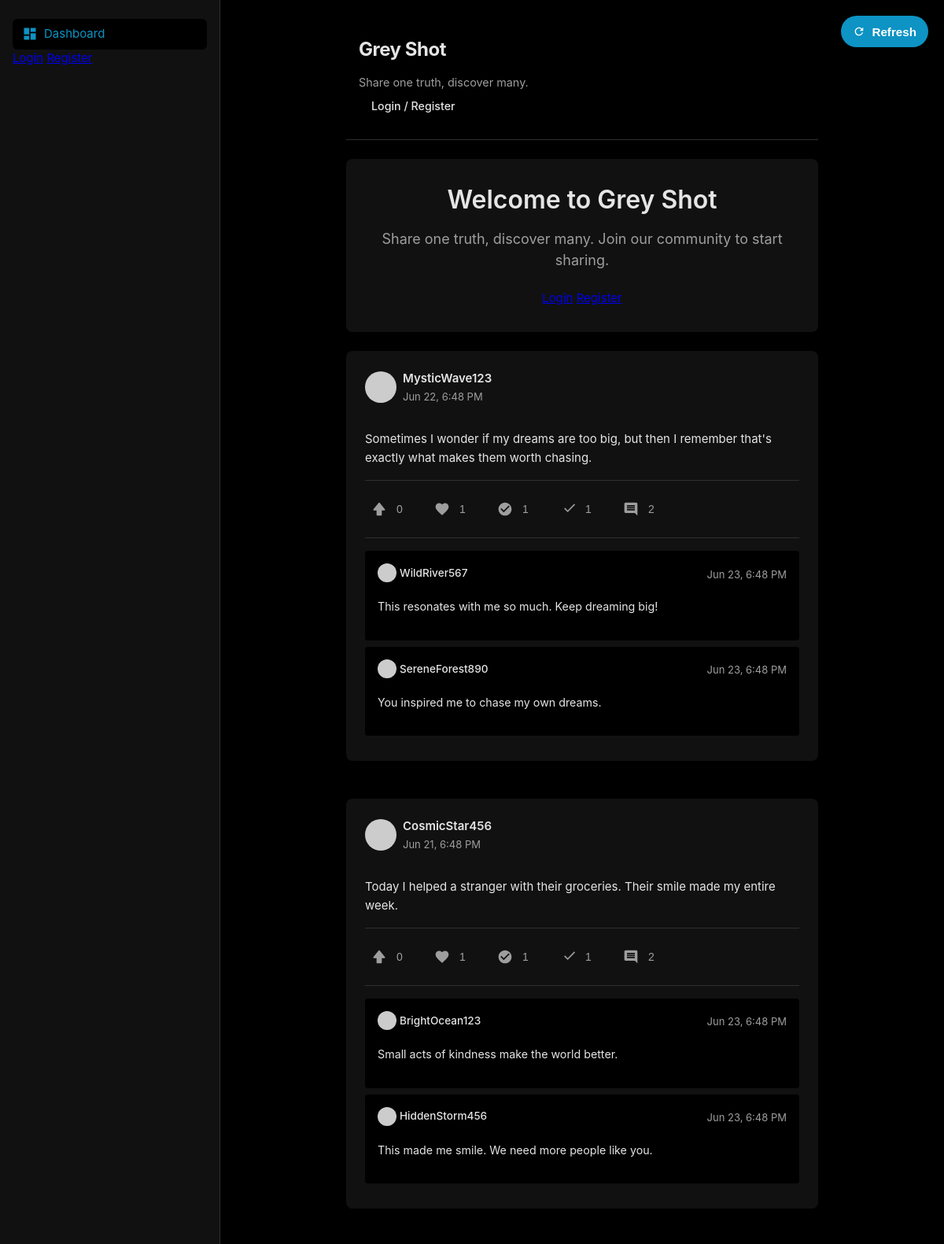
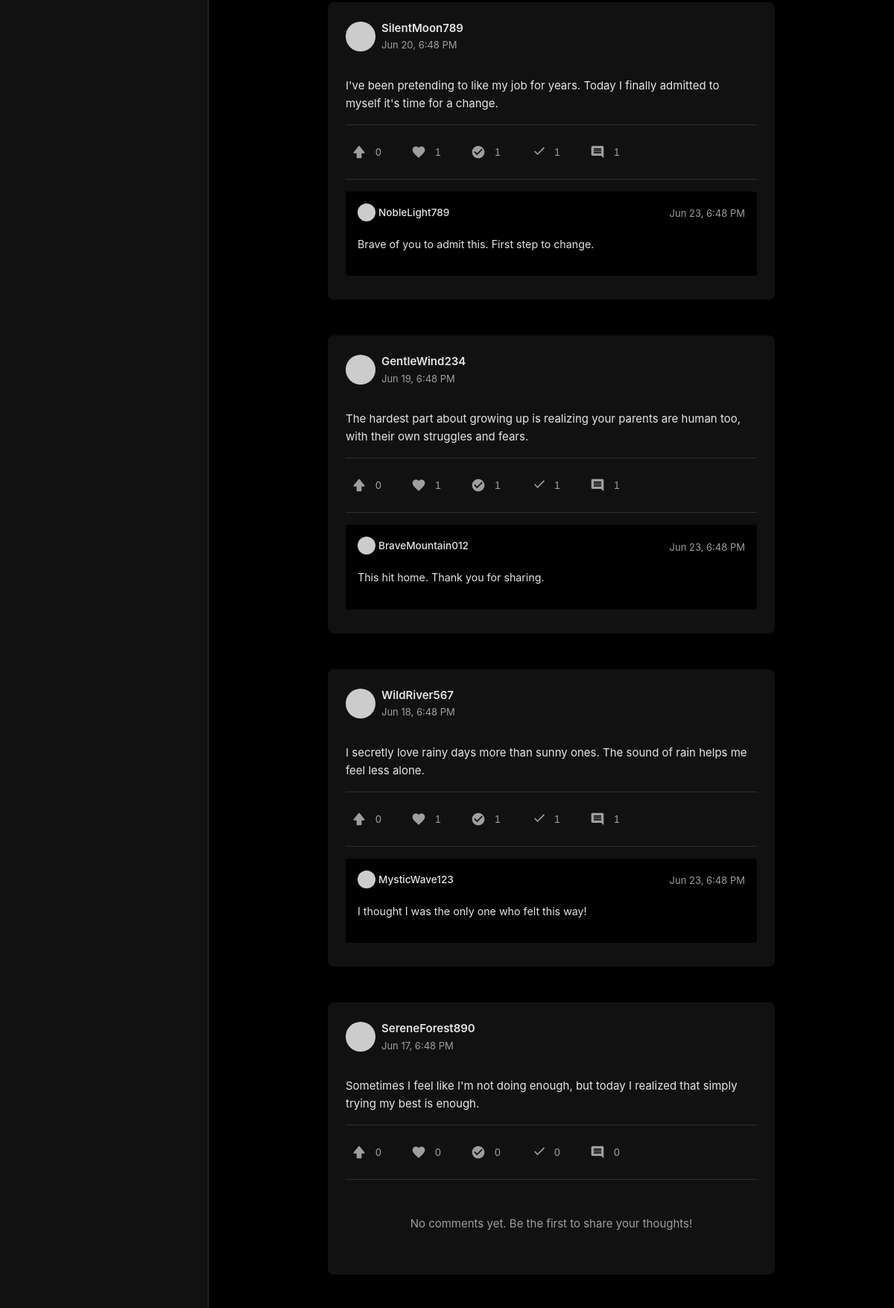
The page / (upper part) on the database its author committed (2 pictures, top to bottom).
### tables this page shows
CREATE TABLE posts (
    post_id VARCHAR(32) PRIMARY KEY,
    user_id VARCHAR(32) NOT NULL,
    content TEXT NOT NULL,
    created_at TIMESTAMP DEFAULT CURRENT_TIMESTAMP,
    is_deleted BOOLEAN DEFAULT FALSE,
    upvotes INT DEFAULT 0,
    FOREIGN KEY (user_id) REFERENCES users(user_id),
    INDEX created_idx (created_at DESC),
    INDEX user_post_idx (user_id, created_at)
);

CREATE TABLE users (
    user_id VARCHAR(32) PRIMARY KEY,
    username VARCHAR(50) UNIQUE NOT NULL,
    password_hash VARCHAR(255) NOT NULL,
    icon_seed VARCHAR(32) NOT NULL,
    created_at TIMESTAMP DEFAULT CURRENT_TIMESTAMP,
    last_post_date DATE DEFAULT NULL,
    INDEX username_idx (username)
);

CREATE TABLE comments (
    comment_id INT AUTO_INCREMENT PRIMARY KEY,
    post_id VARCHAR(32) NOT NULL,
    user_id VARCHAR(32),   
    content TEXT NOT NULL,
    created_at TIMESTAMP DEFAULT CURRENT_TIMESTAMP,
    is_approved BOOLEAN DEFAULT FALSE,
    is_deleted BOOLEAN DEFAULT FALSE,
    FOREIGN KEY (post_id) REFERENCES posts(post_id),
    FOREIGN KEY (user_id) REFERENCES users(user_id),
    INDEX post_approved_idx (post_id, is_approved)
);

### index.php (the view, shortened to what the rows shown need)
<?php
require_once 'includes/auth.php';
$db = getDB();
$isLoggedIn = isLoggedIn();
$currentUserId = $isLoggedIn ? getCurrentUserId() : null;
$stmt = $db->prepare("
    SELECT
        p.post_id,
        p.user_id,
        p.content,
        p.created_at,
        p.upvotes,
        u.username,
        u.icon_seed,
        (SELECT COUNT(*) FROM reactions WHERE post_id = p.post_id AND reaction_type = 'relate') as relate_count,
        (SELECT COUNT(*) FROM reactions WHERE post_id = p.post_id AND reaction_type = 'needed') as needed_count,
        (SELECT COUNT(*) FROM reactions WHERE post_id = p.post_id AND reaction_type = 'thanks') as thanks_count,
        CASE WHEN rh.user_id IS NOT NULL THEN 1 ELSE 0 END as is_read,
        CASE WHEN uv.user_id IS NOT NULL THEN 1 ELSE 0 END as has_upvoted,
        CASE WHEN r_relate.user_id IS NOT NULL THEN 1 ELSE 0 END as has_reacted_relate,
        CASE WHEN r_needed.user_id IS NOT NULL THEN 1 ELSE 0 END as has_reacted_needed,
        CASE WHEN r_thanks.user_id IS NOT NULL THEN 1 ELSE 0 END as has_reacted_thanks
    FROM posts p
    JOIN users u ON p.user_id = u.user_id
    LEFT JOIN reading_history rh ON p.post_id = rh.post_id AND rh.user_id = ?
    LEFT JOIN upvotes uv ON p.post_id = uv.post_id AND uv.user_id = ?
    LEFT JOIN reactions r_relate ON p.post_id = r_relate.post_id AND r_relate.user_id = ? AND r_relate.reaction_type = 'relate'
    LEFT JOIN reactions r_needed ON p.post_id = r_needed.post_id AND r_needed.user_id = ? AND r_needed.reaction_type = 'needed'
    LEFT JOIN reactions r_thanks ON p.post_id = r_thanks.post_id AND r_thanks.user_id = ? AND r_thanks.reaction_type = 'thanks'
    WHERE p.is_deleted = FALSE
    ORDER BY p.created_at DESC
    LIMIT 20
");
$stmt->execute(array_fill(0, 5, $currentUserId ?? null));
$posts = $stmt->fetchAll(PDO::FETCH_ASSOC);
foreach ($posts as &$post) {
    $stmt = $db->prepare("
        SELECT
            c.comment_id,
            c.content,
            c.created_at,
            u.username,
            u.icon_seed
        FROM comments c
        LEFT JOIN users u ON c.user_id = u.user_id
        WHERE c.post_id = ? AND c.is_approved = TRUE AND c.is_deleted = FALSE
        ORDER BY c.created_at DESC
    ");
    $stmt->execute([$post['post_id']]);
    $post['comments'] = $stmt->fetchAll(PDO::FETCH_ASSOC);
}
$canPostToday = $isLoggedIn && canPostToday($currentUserId);
$needsToReadMore = $isLoggedIn && !hasReadEnough($currentUserId);
?>
<!DOCTYPE html>
<html lang="en">
<head>
    <link rel="stylesheet" href="assets/css/style.css?v=<?php echo filemtime('assets/css/style.css'); ?>">
</head>
<body>
    <div class="app-layout">
        <div class="main-content">
            <header>
                <h1>Grey Shot</h1>
            </header>
            <main class="main-content">
                <?php if ($isLoggedIn): ?>
                    <?php if ($needsToReadMore): ?>
                        <div class="notice-card">
                            <svg viewBox="0 0 24 24" class="notice-icon">
                                <path fill="currentColor" d="M12 2C6.48 2 2 6.48 2 12s4.48 10 10 10 10-4.48 10-10S17.52 2 12 2zm1 15h-2v-2h2v2zm0-4h-2V7h2v6z"/>
                            </svg>
                            <p>Read more posts to unlock daily sharing!</p>
                        </div>
                    <?php elseif (!$canPostToday): ?>
                        <div class="notice-card">
                            <svg viewBox="0 0 24 24" class="notice-icon">
                                <path fill="currentColor" d="M11.99 2C6.47 2 2 6.48 2 12s4.47 10 9.99 10C17.52 22 22 17.52 22 12S17.52 2 11.99 2zM12 20c-4.42 0-8-3.58-8-8s3.58-8 8-8 8 3.58 8 8-3.58 8-8 8zm.5-13H11v6l5.25 3.15.75-1.23-4.5-2.67z"/>
                            </svg>
                            <p>You've already shared your truth today. Come back tomorrow!</p>
                        </div>
                    <?php else: ?>
                        <div class="post-form-container">
                            <h2>Daily Truth Shared</h2>
                            <form id="postForm" action="includes/submit_post.php" method="POST">
                                <div class="form-group">
                                    <textarea name="content" required placeholder="Share one truth, discover many..." maxlength="500"></textarea>
                                    <div class="char-count"><span>0</span>/500</div>
                                </div>
                                <button type="submit" class="submit-btn">
                                    <span class="button-text">Share Truth</span>
                                    <span class="loading-indicator"></span>
                                </button>
                            </form>
                        </div>
                    <?php endif; ?>
                <?php else: ?>
                    <div class="welcome-card">
                        <h1>Welcome to Grey Shot</h1>
                    </div>
                <?php endif; ?>
                <div class="posts-container">
                    <?php if (empty($posts)): ?>
                        <div class="empty-state">
                            <svg viewBox="0 0 24 24" class="empty-icon">
                                <path fill="currentColor" d="M20 2H4c-1.1 0-1.99.9-1.99 2L2 22l4-4h14c1.1 0 2-.9 2-2V4c0-1.1-.9-2-2-2zm-7 12h-2v-2h2v2zm0-4h-2V6h2v4z"/>
                            </svg>
                            <h3>No posts yet</h3>
                            <p>Be the first to share your truth with the community!</p>
                        </div>
                    <?php else: ?>
                        <?php foreach ($posts as $post): ?>
                        <article class="post-card" id="post-<?php echo $post['post_id']; ?>">
                            <div class="post-header">
                                <div class="post-author">
                                    <div class="user-icon" style="background-image: url('https://api.dicebear.com/7.x/shapes/svg?seed=<?php echo htmlspecialchars($post['icon_seed']); ?>')"></div>
                                    <div class="author-info">
                                        <span class="username"><?php echo htmlspecialchars($post['username']); ?></span>
                                        <span class="post-time"><?php echo date('M j, g:i A', strtotime($post['created_at'])); ?></span>
                                    </div>
                                </div>
                            </div>
                            <div class="post-content">
                                <?php echo nl2br(htmlspecialchars($post['content'])); ?>
                            </div>
                            <div class="post-interactions">
                                <button class="interaction-btn upvote-btn <?php echo $post['has_upvoted'] ? 'active' : ''; ?>"
                                        data-post-id="<?php echo $post['post_id']; ?>"
                                        data-tooltip="Upvote this post">
                                    <svg viewBox="0 0 24 24" class="interaction-icon">
                                        <path fill="currentColor" d="M4 14h4v7a1 1 0 0 0 1 1h6a1 1 0 0 0 1-1v-7h4a1.001 1.001 0 0 0 .781-1.625l-8-10c-.381-.475-1.181-.475-1.562 0l-8 10A1.001 1.001 0 0 0 4 14z"/>
                                    </svg>
                                    <span class="interaction-count"><?php echo $post['upvotes']; ?></span>
                                </button>
                                <button class="interaction-btn relate-btn <?php echo $post['has_reacted_relate'] ? 'active' : ''; ?>"
                                        data-post-id="<?php echo $post['post_id']; ?>"
                                        data-type="relate"
                                        data-tooltip="I relate to this">
                                    <svg viewBox="0 0 24 24" class="interaction-icon">
                                        <path fill="currentColor" d="M12 21.35l-1.45-1.32C5.4 15.36 2 12.28 2 8.5 2 5.42 4.42 3 7.5 3c1.74 0 3.41.81 4.5 2.09C13.09 3.81 14.76 3 16.5 3 19.58 3 22 5.42 22 8.5c0 3.78-3.4 6.86-8.55 11.54L12 21.35z"/>
                                    </svg>
                                    <span class="interaction-count"><?php echo $post['relate_count']; ?></span>
                                </button>
                                <button class="interaction-btn needed-btn <?php echo $post['has_reacted_needed'] ? 'active' : ''; ?>"
                                        data-post-id="<?php echo $post['post_id']; ?>"
                                        data-type="needed"
                                        data-tooltip="I needed to hear this">
                                    <svg viewBox="0 0 24 24" class="interaction-icon">
                                        <path fill="currentColor" d="M12 2C6.48 2 2 6.48 2 12s4.48 10 10 10 10-4.48 10-10S17.52 2 12 2zm-2 15l-5-5 1.41-1.41L10 14.17l7.59-7.59L19 8l-9 9z"/>
                                    </svg>
                                    <span class="interaction-count"><?php echo $post['needed_count']; ?></span>
                                </button>
                                <button class="interaction-btn thanks-btn <?php echo $post['has_reacted_thanks'] ? 'active' : ''; ?>"
                                        data-post-id="<?php echo $post['post_id']; ?>"
                                        data-type="thanks"
                                        data-tooltip="Thank you for sharing">
                                    <svg viewBox="0 0 24 24" class="interaction-icon">
                                        <path fill="currentColor" d="M21.5 4l-9.97 9.97-4.03-4.03-1.41 1.41 5.44 5.44 11.38-11.38z"/>
                                    </svg>
                                    <span class="interaction-count"><?php echo $post['thanks_count']; ?></span>
                                </button>
                                <button class="interaction-btn comment-btn" data-post-id="<?php echo $post['post_id']; ?>">
                                    <svg viewBox="0 0 24 24" class="interaction-icon">
                                        <path fill="currentColor" d="M21.99 4c0-1.1-.89-2-1.99-2H4c-1.1 0-2 .9-2 2v12c0 1.1.9 2 2 2h14l4 4-.01-18zM18 14H6v-2h12v2zm0-3H6V9h12v2zm0-3H6V6h12v2z"/>
                                    </svg>
                                    <span class="interaction-count"><?php echo count($post['comments']); ?></span>
                                </button>
                            </div>
                            <div class="comments">
                                <?php if (empty($post['comments'])): ?>
                                <div class="empty-state">
                                    <p>No comments yet. Be the first to share your thoughts!</p>
                                </div>
                                <?php else: foreach ($post['comments'] as $comment): ?>
                                <div class="comment">
                                    <div class="comment-header">
                                        <div class="comment-author">
                                            <div class="user-icon tiny" style="background-image: url('https://api.dicebear.com/7.x/shapes/svg?seed=<?php echo htmlspecialchars($comment['icon_seed']); ?>')"></div>
                                            <span class="username"><?php echo htmlspecialchars($comment['username']); ?></span>
                                        </div>
                                        <span class="comment-time"><?php echo date('M j, g:i A', strtotime($comment['created_at'])); ?></span>
                                    </div>
                                    <div class="comment-content">
                                        <?php echo nl2br(htmlspecialchars($comment['content'])); ?>
                                    </div>
                                </div>
                                <?php endforeach; endif; ?>
                            </div>
                        </article>
                        <?php endforeach; ?>
                    <?php endif; ?>
                </div>
            </main>
        </div>
    </div>
</body>
</html>

### rows shown on the page
posts: user.username "MysticWave123", created_at "Jun 22, 6:48 PM", content "Sometimes I wonder if my dreams are too big, but then I remember that's exactly what makes them worth chasing.", upvotes "0", relate_count "1", needed_count "1", thanks_count "1", count($post['comments']) "2"
comments: user.username "WildRiver567", created_at "Jun 23, 6:48 PM", content "This resonates with me so much. Keep dreaming big!"
comments: user.username "SereneForest890", created_at "Jun 23, 6:48 PM", content "You inspired me to chase my own dreams."
posts: user.username "CosmicStar456", created_at "Jun 21, 6:48 PM", content "Today I helped a stranger with their groceries. Their smile made my entire week.", upvotes "0", relate_count "1", needed_count "1", thanks_count "1", count($post['comments']) "2"
comments: user.username "BrightOcean123", created_at "Jun 23, 6:48 PM", content "Small acts of kindness make the world better."
comments: user.username "HiddenStorm456", created_at "Jun 23, 6:48 PM", content "This made me smile. We need more people like you."
posts: user.username "SilentMoon789", created_at "Jun 20, 6:48 PM", content "I've been pretending to like my job for years. Today I finally admitted to myself it's time for a change.", upvotes "0", relate_count "1", needed_count "1", thanks_count "1", count($post['comments']) "1"
comments: user.username "NobleLight789", created_at "Jun 23, 6:48 PM", content "Brave of you to admit this. First step to change."
posts: user.username "GentleWind234", created_at "Jun 19, 6:48 PM", content "The hardest part about growing up is realizing your parents are human too, with their own struggles and fears.", upvotes "0", relate_count "1", needed_count "1", thanks_count "1", count($post['comments']) "1"
comments: user.username "BraveMountain012", created_at "Jun 23, 6:48 PM", content "This hit home. Thank you for sharing."
posts: user.username "WildRiver567", created_at "Jun 18, 6:48 PM", content "I secretly love rainy days more than sunny ones. The sound of rain helps me feel less alone.", upvotes "0", relate_count "1", needed_count "1", thanks_count "1", count($post['comments']) "1"
comments: user.username "MysticWave123", created_at "Jun 23, 6:48 PM", content "I thought I was the only one who felt this way!"
posts: user.username "SereneForest890", created_at "Jun 17, 6:48 PM", content "Sometimes I feel like I'm not doing enough, but today I realized that simply trying my best is enough.", upvotes "0", relate_count "0", needed_count "0", thanks_count "0", count($post['comments']) "0", shows "No comments yet. Be the first to share your thoughts!"
